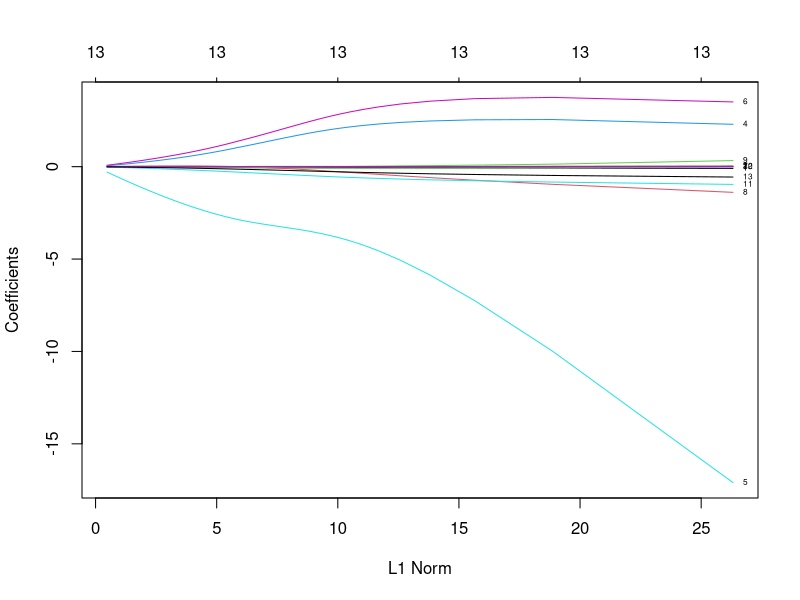
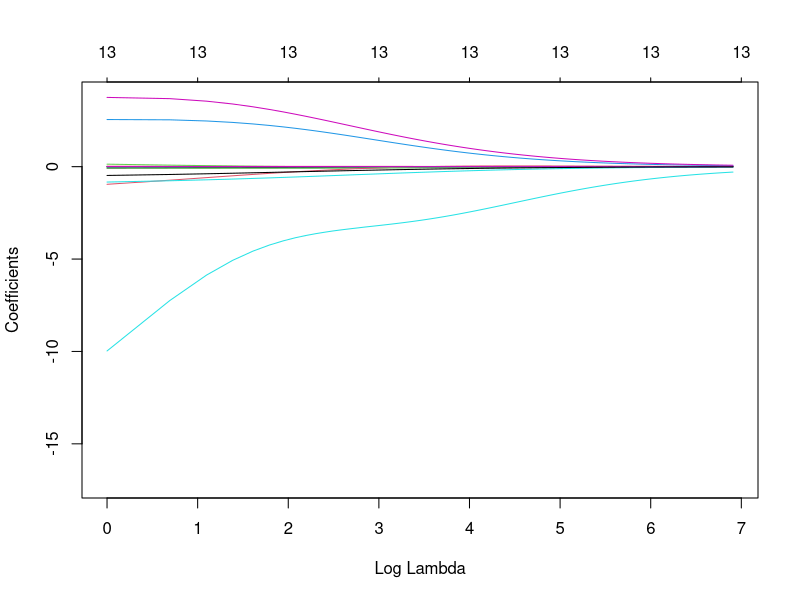
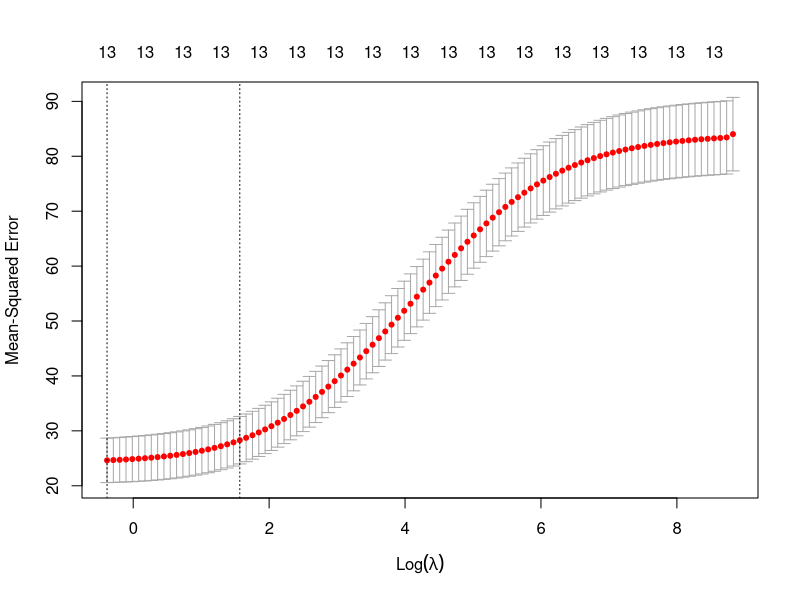
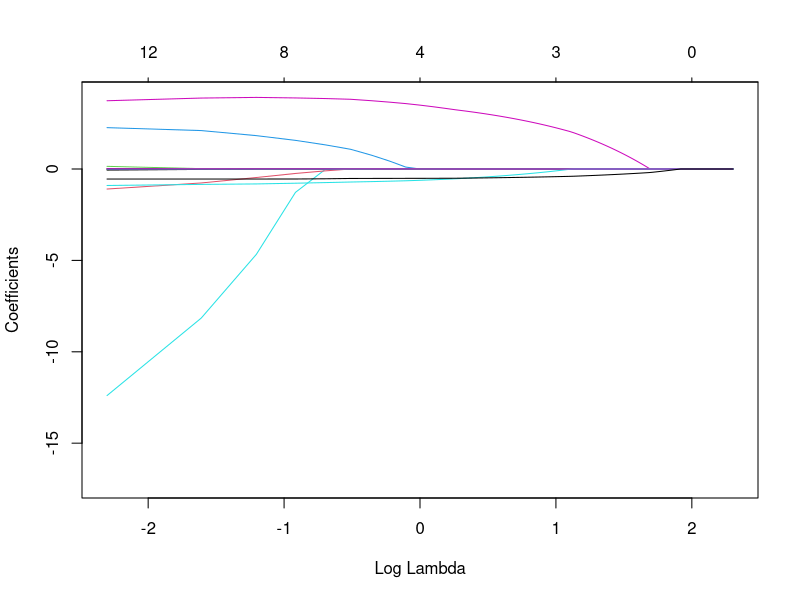
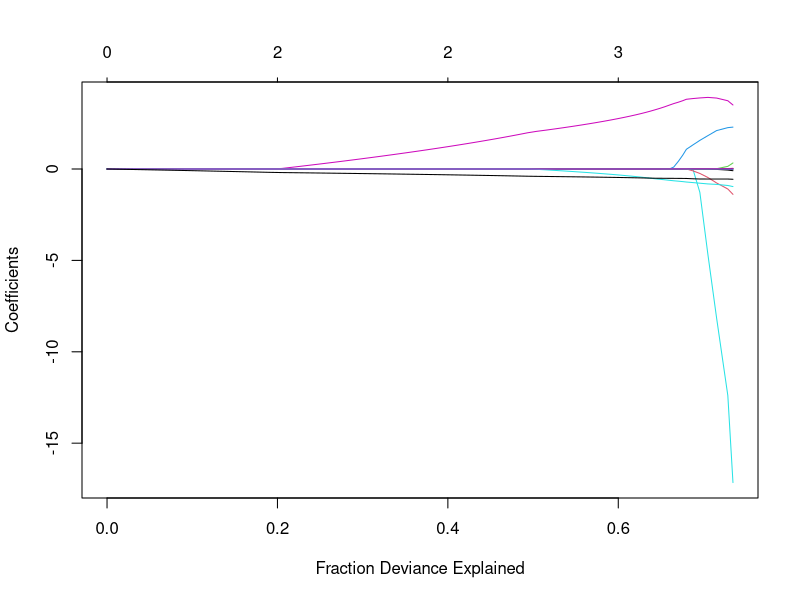
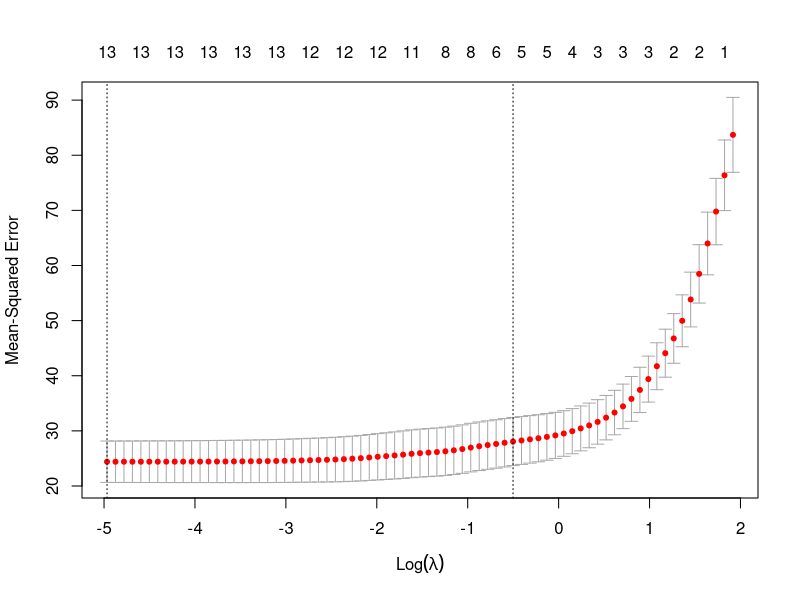
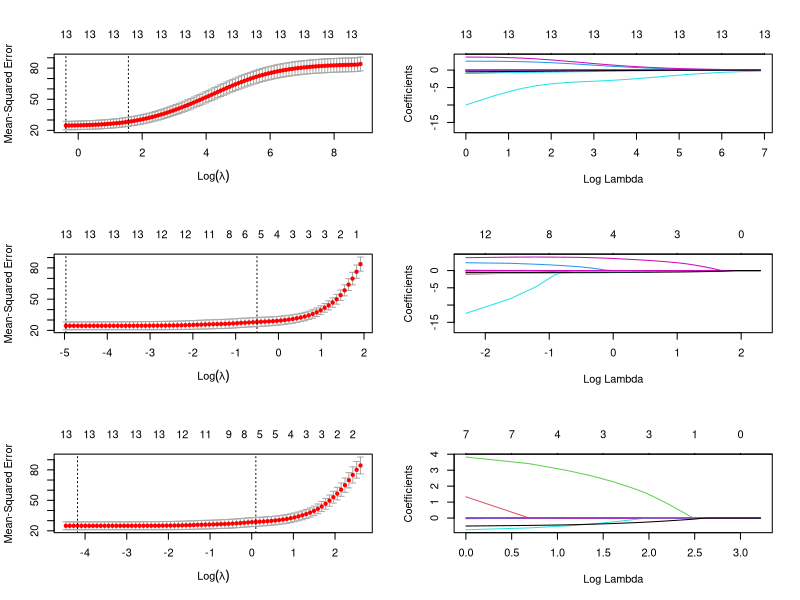

Write the R code that produced these figures, in order.
## ---- chunk 1
library(tidyverse)
library(caret)
library(glmnet)

# Load the data
data("Boston", package = "MASS")
# Split the data into training and test set
set.seed(123)
training.samples <- Boston$medv %>%
  createDataPartition(p = 0.8, list = FALSE)
train.data  <- Boston[training.samples, ]
test.data <- Boston[-training.samples, ]
## ---- chunk 2
# Predictor variables
x <- model.matrix(medv~., train.data)[,-1]
head(x)

# Outcome variable
y <- train.data$medv
## ---- chunk 3
m1<-glmnet(x, y, alpha = 0, lambda = 0)
m1$a0
m1$beta

lm(y~.-medv, data =train.data)
## ---- chunk 4
xx <- rnorm(500)
yy <- rnorm(500)
mod1 <- lm(yy ~ xx) 

xmm <- model.matrix(mod1)
mod2 <- glmnet(xmm, yy, alpha=1, lambda=0)

coef(mod1)
coef(mod2)
mod2$beta
## ---- chunk 5
ridge_tune_by_hand <- glmnet(x, y, alpha = 0, lambda = 0:1000)
coef <- as.matrix(ridge_tune_by_hand$beta)
## ---- chunk 6
head(coef[, 2:5])
plot(ridge_tune_by_hand, label = TRUE)
plot (ridge_tune_by_hand, xvar = "lambda")
## ---- chunk 7

# Find the best lambda using cross-validation
set.seed(123) 
cv <- cv.glmnet(x, y, alpha = 0)
plot(cv)
# Display the best lambda value
cv$lambda.min
cv$lambda.1se
# Fit the final model on the training data

model <- glmnet(x, y, alpha = 0, lambda = cv$lambda.min)
# Display regression coefficients
coef(model)
# Make predictions on the test data
x.test <- model.matrix(medv ~., test.data)[,-1]
predictions <- model %>% predict(x.test) %>% as.vector()
# Model performance metrics
data.frame(
  RMSE = RMSE(predictions, test.data$medv),
  Rsquare = R2(predictions, test.data$medv)
)

##LASSO

# By hand

lasso1 <- glmnet(x,y, lambda = seq(0, 10, by = 0.1), alpha = 1)
plot(lasso1, xvar = "lambda")
plot(lasso1, xvar = "dev")

#print(lasso1)[1:5,]

## ---- chunk 8
# Find the best lambda using cross-validation
set.seed(123) 
cvl <- cv.glmnet(x, y, alpha = 1)
plot(cvl)
# Display the best lambda value
cvl$lambda.min
cvl$lambda.1se
# Fit the final model on the training data
model <- glmnet(x, y, alpha = 1, lambda = cvl$lambda.min)
# Dsiplay regression coefficients
coef(model)

# Make predictions on the test data
x.test <- model.matrix(medv ~., test.data)[,-1]
predictions <- model %>% predict(x.test) %>% as.vector()
# Model performance metrics
data.frame(
  RMSE = RMSE(predictions, test.data$medv),
  Rsquare = R2(predictions, test.data$medv)
)
# Build the model using the training set
set.seed(123)
model <- train(
  medv ~., data = train.data, method = "glmnet",
  trControl = trainControl("cv", number = 10),
  tuneLength = 10
)
# Best tuning parameter
model$bestTune
# Coefficient of the final model. You need
# to specify the best lambda
coef(model$finalModel, model$bestTune$lambda)
# Make predictions on the test data
x.test <- model.matrix(medv ~., test.data)[,-1]
predictions <- model %>% predict(x.test)
# Model performance metrics
data.frame(
  RMSE = RMSE(predictions, test.data$medv),
  Rsquare = R2(predictions, test.data$medv)
)

cvel <- cv.glmnet(x,y, alpha =0.5)
elnet <- glmnet(x,y, alpha = 0.5, lambda =1:25)
par( mfrow = c(3,2))

plot(cv)
plot(ridge_tune_by_hand, xvar = "lambda")
plot(cvl)
plot(lasso1, xvar = "lambda")
plot(cvel)
plot(elnet, xvar = "lambda")



